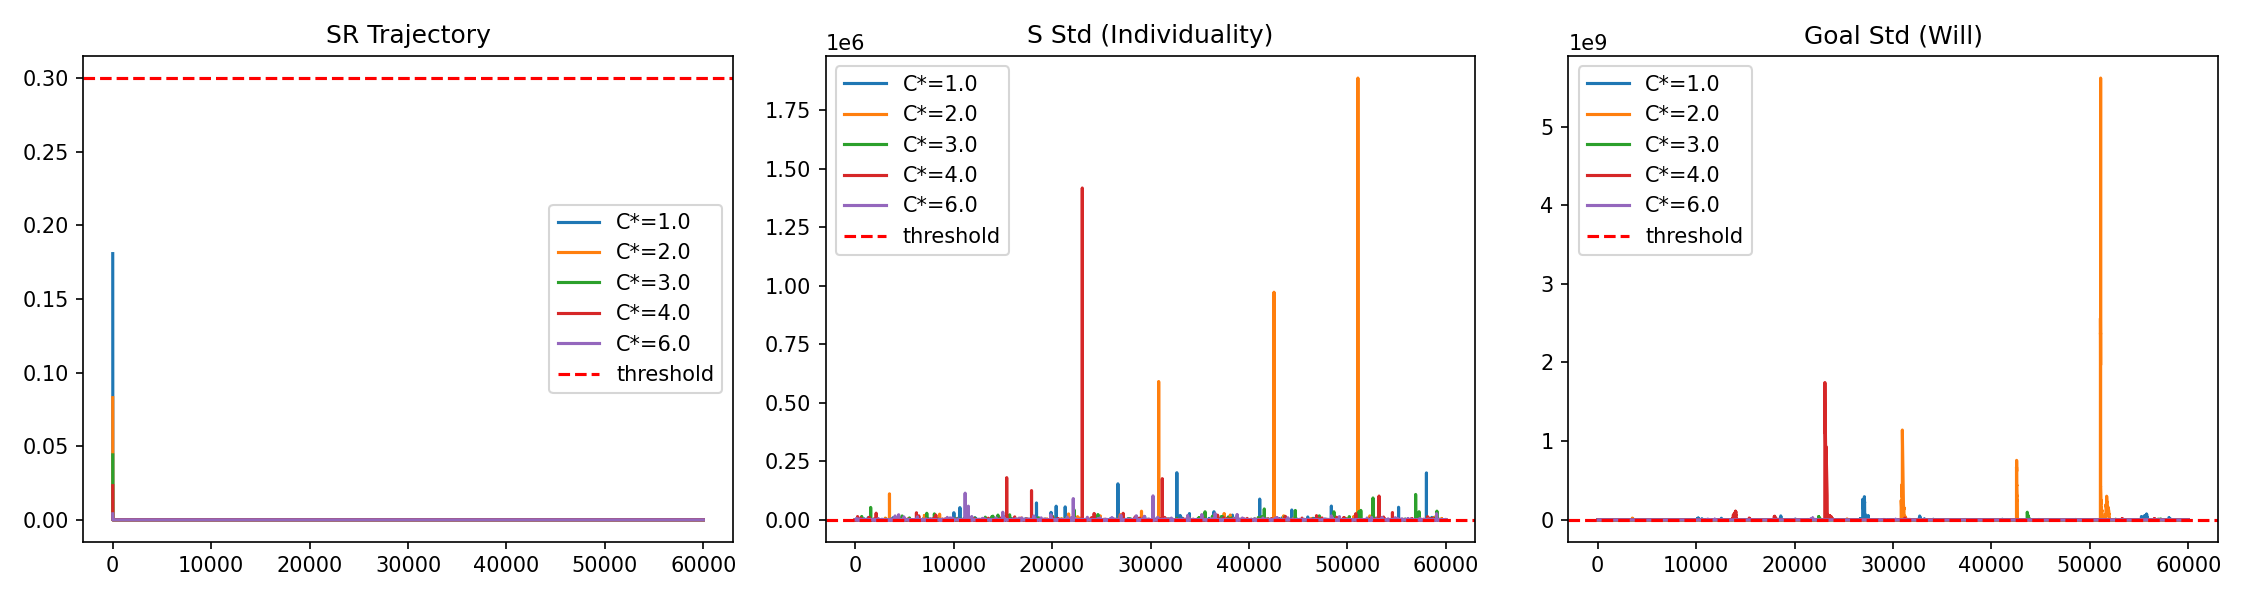

Generate this figure with Python:
import numpy as np
import pandas as pd
import matplotlib.pyplot as plt

# =========================
# CONFIG
# =========================
N = 50
T = 60000
gamma_scale = 2.0

eta = 0.3
alpha = 0.5
k = 0.8
beta = 0.15
lambda_goal = 0.005
lambda2 = 0.005

C_star_list = [1.0, 2.0, 3.0, 4.0, 6.0]

np.random.seed(42)

# =========================
# DATA
# =========================
BASE_PATH = r"C:\Users\trini\OneDrive\Desktop"

dielectron = pd.read_csv(f"{BASE_PATH}\\dielectron.csv")["M"].values
dielectron = dielectron[~np.isnan(dielectron)]

higgs_raw = pd.read_csv(f"{BASE_PATH}\\higgs.csv")["DER_mass_MMC"].values
higgs = higgs_raw[higgs_raw != -999.0]
higgs = higgs[~np.isnan(higgs)]

data = np.concatenate([dielectron, higgs])
data = (data - np.mean(data)) / (np.std(data) + 1e-8)

print(f"데이터 로드 완료: {len(data)}개")

# =========================
# ZETA
# =========================
zeta_imag = np.array([
    14.1347, 21.0220, 25.0109, 30.4249, 32.9351,
    37.5862, 40.9187, 43.3271, 48.0052, 49.7738,
    52.9703, 56.4462, 59.3470, 60.8318, 65.1125,
    67.0798, 69.5464, 72.0672, 75.7047, 77.1448,
    79.3374, 82.9104, 84.7355, 87.4253, 88.8091,
    92.4919, 94.6513, 95.8706, 98.8312, 101.3178,
    103.7255, 105.4466, 107.1686, 111.0295, 111.8747,
    114.3202, 116.2267, 118.7908, 121.3701, 122.9468,
    124.2568, 127.5167, 129.5787, 131.0877, 133.4977,
    134.7565, 138.1160, 139.7362, 141.1237, 143.1118
])

gamma_i = gamma_scale * (zeta_imag / np.max(zeta_imag))
gamma_i = np.clip(gamma_i, 0.05, None)

omega_i = zeta_imag

def zeta_oscillator(t, phase_i):
    return np.sin(omega_i * t * 0.001 + phase_i)

# =========================
# RUN FUNCTION
# =========================
def run_simulation(C_star):

    S = np.random.rand(N)
    Goal = np.random.rand(N)
    SR = np.zeros(N)
    C = np.zeros(N)
    phase_i = np.random.uniform(0, 2*np.pi, N)

    SR_log, S_std_log, Goal_std_log = [], [], []

    for t in range(T):

        Phi = zeta_oscillator(t, phase_i)
        Phi = np.tanh(Phi)
        Phi_eff = Phi * (1 - SR)

        Reward = data[t % len(data)]

        # 분모만 안전하게 유지
        denom = 1 + gamma_i * (S + Phi_eff)
        denom = np.where(np.abs(denom) < 1e-8, 1e-8, denom)

        S = (S + Phi_eff + Reward) / denom
        # S 클램핑 제거 — γᵢ 개별성 보존

        S_mean = np.mean(S)
        Goal += lambda_goal * (1 - S) * (S_mean - Goal)
        Goal += lambda2 * (Reward - Goal)

        # C update (v18 유지)
        C += alpha * S * (1 - S)

        SR = 1 / (1 + np.exp(-k * (C - C_star)))

        SR_log.append(np.mean(SR))
        S_std_log.append(np.std(S))
        Goal_std_log.append(np.std(Goal))

    return SR_log, S_std_log, Goal_std_log

# =========================
# RUN ALL
# =========================
results = {}

for C_star in C_star_list:
    print(f"Running C* = {C_star} ...")
    SR_log, S_std_log, Goal_std_log = run_simulation(C_star)
    print(f"  Final SR: {SR_log[-1]:.6f} | S Std: {S_std_log[-1]:.6f} | Goal Std: {Goal_std_log[-1]:.6f}")

    results[C_star] = {
        "SR": SR_log,
        "S_std": S_std_log,
        "Goal_std": Goal_std_log
    }

# =========================
# PLOT
# =========================
plt.figure(figsize=(15, 4))

plt.subplot(1, 3, 1)
for C_star in C_star_list:
    plt.plot(results[C_star]["SR"], label=f"C*={C_star}")
plt.axhline(y=0.3, linestyle='--', color='red', label='threshold')
plt.title("SR Trajectory")
plt.legend()

plt.subplot(1, 3, 2)
for C_star in C_star_list:
    plt.plot(results[C_star]["S_std"], label=f"C*={C_star}")
plt.axhline(y=0.001, linestyle='--', color='red', label='threshold')
plt.title("S Std (Individuality)")
plt.legend()

plt.subplot(1, 3, 3)
for C_star in C_star_list:
    plt.plot(results[C_star]["Goal_std"], label=f"C*={C_star}")
plt.axhline(y=0.001, linestyle='--', color='red', label='threshold')
plt.title("Goal Std (Will)")
plt.legend()

plt.tight_layout()
plt.savefig(f"{BASE_PATH}\\philia_v19_noclip_scan.png", dpi=150)
plt.show()

print("스캔 완료")
